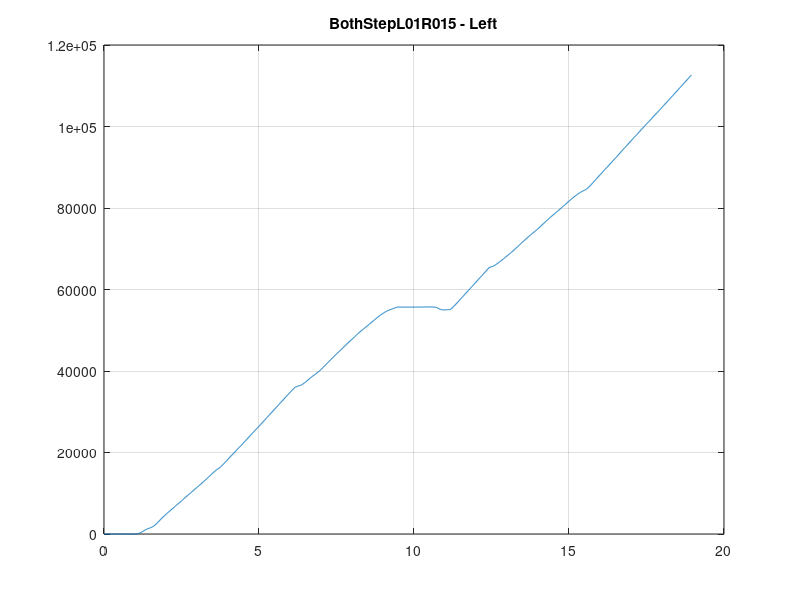
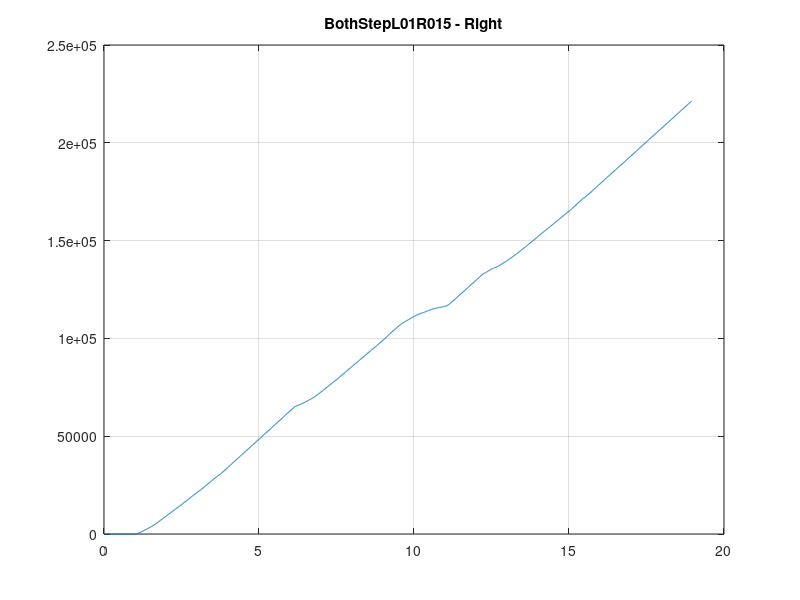
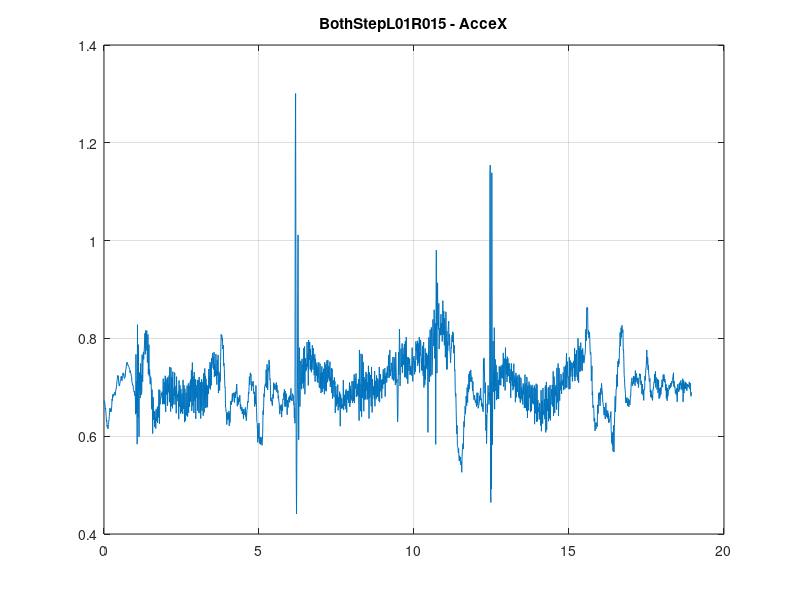
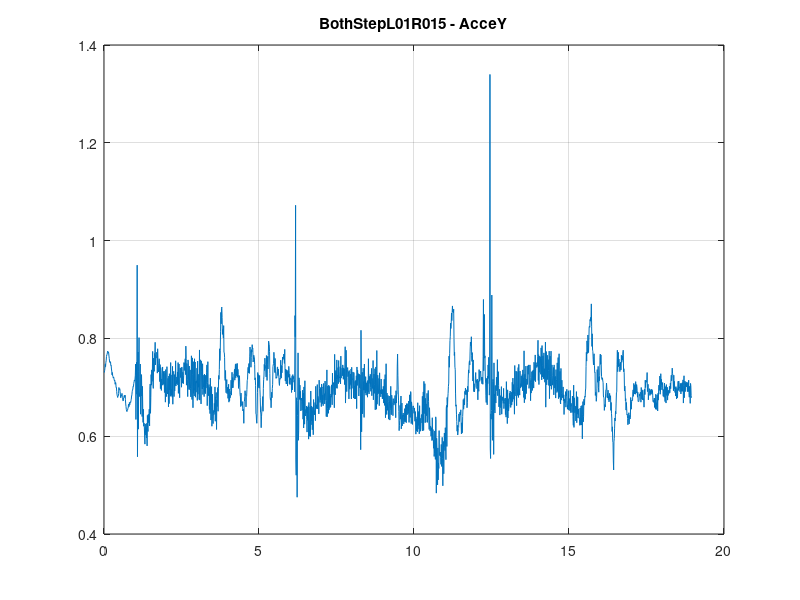

These charts were generated, in order, by the following MATLAB code: (Note: this script raises an error after producing the figures.)
close all; clear all; clc;
l = load ('BL01R015.mat');
data = l.BothL01R015;
t = data.time;
n = length(t);
u = (t>=0)*0.5;
m=2; na=3;
nb=3;

%% Plot Date
left = data.signals(1).values;
idLeft = iddata(left(1:n/2), u(1:n/2), 0.01);
valLeft = iddata(left(n/2+1:end), u(n/2+1:end), 0.01);
figure;
plot (t, left); grid
title('BothStepL01R015 - Left')

right = data.signals(1, 2).values;
idRight = iddata(right(1:n/2), u(1:n/2), 0.01);
valRight = iddata(right(n/2+1:end), u(n/2+1:end), 0.01);
figure;
plot (t, right); grid
title('BothStepL01R015 - Right')

acceX = data.signals(1, 3).values;
idAcceX = iddata(acceX(1:n/2), u(1:n/2), 0.01);
valAcceX = iddata(acceX(n/2+1:end), u(n/2+1:end), 0.01);
figure;
plot (t, acceX); grid
title('BothStepL01R015 - AcceX')

acceY = data.signals(1, 4).values;
idAcceY = iddata(acceY(1:n/2), u(1:n/2), 0.01);
valAcceY = iddata(acceY(n/2+1:end), u(n/2+1:end), 0.01);
figure;
plot (t, acceY); grid
title('BothStepL01R015 - AcceY')

gyro = data.signals(1, 5).values;
idGyro = iddata(gyro(1:n/2), u(1:n/2), 0.01);
valGyro = iddata(gyro(n/2+1:end), u(n/2+1:end), 0.01);
figure;
plot (t, gyro); grid
title('BothStepL01R015 - Gyro')

%% Identificare
%Left
modelLeft=arx(idLeft, [3, 1, 1]);
figure;
compare (modelLeft, valLeft)
HL=tf(modelLeft.B, modelLeft.A, 1, 'variable', 'z^-1');%functia de transfer pentru aproximare

%Right
modelRight=arx(idRight, [7, 1, 1]);
figure;
compare (modelRight, valRight)
HR=tf(modelRight.B, modelRight.A, 1, 'variable', 'z^-1');%functia de transfer pentru aproximare

%AcceX
W0=matr_regr(na, nb, m);%matricea de puteri
W=prelW(W0, na+nb);%matrice de puteri prelucrata

%Algoritm de aproximare folosind predictia
%construirea matricei de polinoame de aproximare
FI=phi_calc(na, nb, u, idAcceX.y, W);%construirea se faceconform gradelor de aproximare date
theta=FI\idAcceX.y; %vectorul de coeficienti de aproximare
yhat_id=FI*theta;
figure;
plot([idAcceX.y, yhat_id])
legend('y', 'yhat');
%Eroarea medie patratica
MSE_id=sum((yhat_id-idAcceX.y).^2)/length(idAcceX.y);
title(['Date identificare. Algoritm de aproximare folosind predictia. MSE = ', num2str(MSE_id)]);

%Verificarea modelului obtinut folosind datele de validare 
phi=phi_calc(na, nb, valAcceX.u, valAcceX.y, W);
yhat=phi*theta;%iesirea aproximata
figure;
plot([valAcceX.y, yhat])
legend('y', 'yhat');
%Eroarea medie patratica
MSE=sum((yhat-valAcceX.y).^2)/length(valAcceX.y);
title(['Date validare. Algoritm de aproximare folosind predictia. MSE = ', num2str(MSE)]);



%AcceY
% W0Y=matr_regr(na, nb, m);%matricea de puteri
% WY=prelW(W0, na+nb);%matrice de puteri prelucrata

%Algoritm de aproximare folosind predictia
%construirea matricei de polinoame de aproximare
FIY=phi_calc(na, nb, u, idAcceY.y, W);%construirea se faceconform gradelor de aproximare date
thetaY=FIY\idAcceY.y; %vectorul de coeficienti de aproximare
yhat_idY=FIY*thetaY;
figure;
plot([idAcceY.y, yhat_idY])
legend('y', 'yhat');
%Eroarea medie patratica
MSE_idY=sum((yhat_idY-idAcceY.y).^2)/length(idAcceY.y);
title(['Date identificare. Algoritm de aproximare folosind predictia. MSE = ', num2str(MSE_idY)]);

%Verificarea modelului obtinut folosind datele de validare 
phiY=phi_calc(na, nb, valAcceY.u, valAcceY.y, W);
yhatY=phiY*thetaY;%iesirea aproximata
figure;
plot([valAcceY.y, yhatY])
legend('y', 'yhat');
%Eroarea medie patratica
MSEY=sum((yhatY-valAcceY.y).^2)/length(valAcceY.y);
title(['Date validare. Algoritm de aproximare folosind predictia. MSE = ', num2str(MSEY)]);

%Gyro
%Algoritm de aproximare folosind predictia
%construirea matricei de polinoame de aproximare
FIG=phi_calc(na, nb, u, idGyro.y, W);%construirea se faceconform gradelor de aproximare date
thetaG=FIG\idGyro.y; %vectorul de coeficienti de aproximare
yhat_idG=FIG*thetaG;
figure;
plot([idGyro.y, yhat_idG])
legend('y', 'yhat');
%Eroarea medie patratica
MSE_idG=sum((yhat_idG-idGyro.y).^2)/length(idGyro.y);
title(['Date identificare. Algoritm de aproximare folosind predictia. MSE = ', num2str(MSE_idG)]);

%Verificarea modelului obtinut folosind datele de validare 
phiG=phi_calc(na, nb, valGyro.u, valGyro.y, W);
yhatG=phiG*thetaG;%iesirea aproximata
figure;
plot([valGyro.y, yhatG])
legend('y', 'yhat');
%Eroarea medie patratica
MSEG=sum((yhatG-valGyro.y).^2)/length(valGyro.y);
title(['Date validare. Algoritm de aproximare folosind predictia. MSE = ', num2str(MSEG)]);

